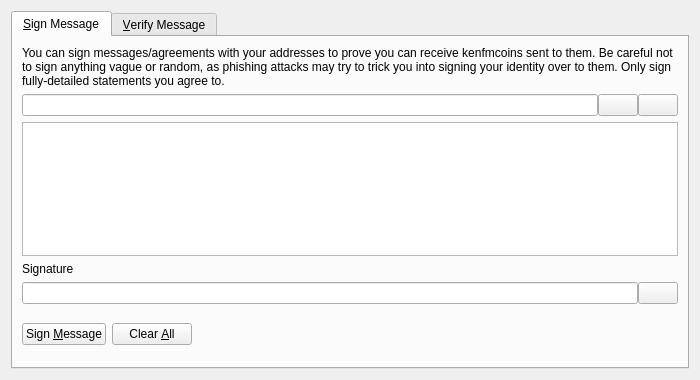
<?xml version="1.0" encoding="UTF-8"?>
<ui version="4.0">
 <class>SignVerifyMessageDialog</class>
 <widget class="QDialog" name="SignVerifyMessageDialog">
  <property name="geometry">
   <rect>
    <x>0</x>
    <y>0</y>
    <width>700</width>
    <height>380</height>
   </rect>
  </property>
  <property name="windowTitle">
   <string>Signatures - Sign / Verify a Message</string>
  </property>
  <property name="modal">
   <bool>true</bool>
  </property>
  <layout class="QVBoxLayout" name="verticalLayout">
   <item>
    <widget class="QTabWidget" name="tabWidget">
     <property name="currentIndex">
      <number>0</number>
     </property>
     <widget class="QWidget" name="tabSignMessage">
      <attribute name="title">
       <string>&amp;Sign Message</string>
      </attribute>
      <layout class="QVBoxLayout" name="verticalLayout_SM">
       <item>
        <widget class="QLabel" name="infoLabel_SM">
         <property name="text">
          <string>You can sign messages/agreements with your addresses to prove you can receive kenfmcoins sent to them. Be careful not to sign anything vague or random, as phishing attacks may try to trick you into signing your identity over to them. Only sign fully-detailed statements you agree to.</string>
         </property>
         <property name="textFormat">
          <enum>Qt::PlainText</enum>
         </property>
         <property name="wordWrap">
          <bool>true</bool>
         </property>
        </widget>
       </item>
       <item>
        <layout class="QHBoxLayout" name="horizontalLayout_1_SM">
         <property name="spacing">
          <number>0</number>
         </property>
         <item>
          <widget class="QValidatedLineEdit" name="addressIn_SM">
           <property name="toolTip">
            <string>The KenFMcoin address to sign the message with</string>
           </property>
          </widget>
         </item>
         <item>
          <widget class="QPushButton" name="addressBookButton_SM">
           <property name="toolTip">
            <string>Choose previously used address</string>
           </property>
           <property name="text">
            <string/>
           </property>
           <property name="icon">
            <iconset resource="../kenfmcoin.qrc">
             <normaloff>:/icons/address-book</normaloff>:/icons/address-book</iconset>
           </property>
           <property name="shortcut">
            <string>Alt+A</string>
           </property>
           <property name="autoDefault">
            <bool>false</bool>
           </property>
          </widget>
         </item>
         <item>
          <widget class="QPushButton" name="pasteButton_SM">
           <property name="toolTip">
            <string>Paste address from clipboard</string>
           </property>
           <property name="text">
            <string/>
           </property>
           <property name="icon">
            <iconset resource="../kenfmcoin.qrc">
             <normaloff>:/icons/editpaste</normaloff>:/icons/editpaste</iconset>
           </property>
           <property name="shortcut">
            <string>Alt+P</string>
           </property>
           <property name="autoDefault">
            <bool>false</bool>
           </property>
          </widget>
         </item>
        </layout>
       </item>
       <item>
        <widget class="QPlainTextEdit" name="messageIn_SM">
         <property name="toolTip">
          <string>Enter the message you want to sign here</string>
         </property>
        </widget>
       </item>
       <item>
        <widget class="QLabel" name="signatureLabel_SM">
         <property name="text">
          <string>Signature</string>
         </property>
         <property name="textFormat">
          <enum>Qt::PlainText</enum>
         </property>
        </widget>
       </item>
       <item>
        <layout class="QHBoxLayout" name="horizontalLayout_2_SM">
         <property name="spacing">
          <number>0</number>
         </property>
         <item>
          <widget class="QLineEdit" name="signatureOut_SM">
           <property name="font">
            <font>
             <italic>true</italic>
            </font>
           </property>
           <property name="readOnly">
            <bool>true</bool>
           </property>
          </widget>
         </item>
         <item>
          <widget class="QPushButton" name="copySignatureButton_SM">
           <property name="toolTip">
            <string>Copy the current signature to the system clipboard</string>
           </property>
           <property name="text">
            <string/>
           </property>
           <property name="icon">
            <iconset resource="../kenfmcoin.qrc">
             <normaloff>:/icons/editcopy</normaloff>:/icons/editcopy</iconset>
           </property>
           <property name="autoDefault">
            <bool>false</bool>
           </property>
          </widget>
         </item>
        </layout>
       </item>
       <item>
        <layout class="QHBoxLayout" name="horizontalLayout_3_SM">
         <item>
          <widget class="QPushButton" name="signMessageButton_SM">
           <property name="toolTip">
            <string>Sign the message to prove you own this KenFMcoin address</string>
           </property>
           <property name="text">
            <string>Sign &amp;Message</string>
           </property>
           <property name="icon">
            <iconset resource="../kenfmcoin.qrc">
             <normaloff>:/icons/edit</normaloff>:/icons/edit</iconset>
           </property>
           <property name="autoDefault">
            <bool>false</bool>
           </property>
          </widget>
         </item>
         <item>
          <widget class="QPushButton" name="clearButton_SM">
           <property name="toolTip">
            <string>Reset all sign message fields</string>
           </property>
           <property name="text">
            <string>Clear &amp;All</string>
           </property>
           <property name="icon">
            <iconset resource="../kenfmcoin.qrc">
             <normaloff>:/icons/remove</normaloff>:/icons/remove</iconset>
           </property>
           <property name="autoDefault">
            <bool>false</bool>
           </property>
          </widget>
         </item>
         <item>
          <spacer name="horizontalSpacer_1_SM">
           <property name="orientation">
            <enum>Qt::Horizontal</enum>
           </property>
           <property name="sizeHint" stdset="0">
            <size>
             <width>40</width>
             <height>48</height>
            </size>
           </property>
          </spacer>
         </item>
         <item>
          <widget class="QLabel" name="statusLabel_SM">
           <property name="font">
            <font>
             <weight>75</weight>
             <bold>true</bold>
            </font>
           </property>
           <property name="text">
            <string/>
           </property>
           <property name="wordWrap">
            <bool>true</bool>
           </property>
          </widget>
         </item>
         <item>
          <spacer name="horizontalSpacer_2_SM">
           <property name="orientation">
            <enum>Qt::Horizontal</enum>
           </property>
           <property name="sizeHint" stdset="0">
            <size>
             <width>40</width>
             <height>48</height>
            </size>
           </property>
          </spacer>
         </item>
        </layout>
       </item>
      </layout>
     </widget>
     <widget class="QWidget" name="tabVerifyMessage">
      <attribute name="title">
       <string>&amp;Verify Message</string>
      </attribute>
      <layout class="QVBoxLayout" name="verticalLayout_VM">
       <item>
        <widget class="QLabel" name="infoLabel_VM">
         <property name="text">
          <string>Enter the receiver's address, message (ensure you copy line breaks, spaces, tabs, etc. exactly) and signature below to verify the message. Be careful not to read more into the signature than what is in the signed message itself, to avoid being tricked by a man-in-the-middle attack. Note that this only proves the signing party receives with the address, it cannot prove sendership of any transaction!</string>
         </property>
         <property name="textFormat">
          <enum>Qt::PlainText</enum>
         </property>
         <property name="alignment">
          <set>Qt::AlignLeading|Qt::AlignLeft|Qt::AlignTop</set>
         </property>
         <property name="wordWrap">
          <bool>true</bool>
         </property>
        </widget>
       </item>
       <item>
        <layout class="QHBoxLayout" name="horizontalLayout_1_VM">
         <property name="spacing">
          <number>0</number>
         </property>
         <item>
          <widget class="QValidatedLineEdit" name="addressIn_VM">
           <property name="toolTip">
            <string>The KenFMcoin address the message was signed with</string>
           </property>
          </widget>
         </item>
         <item>
          <widget class="QPushButton" name="addressBookButton_VM">
           <property name="toolTip">
            <string>Choose previously used address</string>
           </property>
           <property name="text">
            <string/>
           </property>
           <property name="icon">
            <iconset resource="../kenfmcoin.qrc">
             <normaloff>:/icons/address-book</normaloff>:/icons/address-book</iconset>
           </property>
           <property name="shortcut">
            <string>Alt+A</string>
           </property>
           <property name="autoDefault">
            <bool>false</bool>
           </property>
          </widget>
         </item>
        </layout>
       </item>
       <item>
        <widget class="QPlainTextEdit" name="messageIn_VM"/>
       </item>
       <item>
        <widget class="QValidatedLineEdit" name="signatureIn_VM"/>
       </item>
       <item>
        <layout class="QHBoxLayout" name="horizontalLayout_2_VM">
         <item>
          <widget class="QPushButton" name="verifyMessageButton_VM">
           <property name="toolTip">
            <string>Verify the message to ensure it was signed with the specified KenFMcoin address</string>
           </property>
           <property name="text">
            <string>Verify &amp;Message</string>
           </property>
           <property name="icon">
            <iconset resource="../kenfmcoin.qrc">
             <normaloff>:/icons/transaction_0</normaloff>:/icons/transaction_0</iconset>
           </property>
           <property name="autoDefault">
            <bool>false</bool>
           </property>
          </widget>
         </item>
         <item>
          <widget class="QPushButton" name="clearButton_VM">
           <property name="toolTip">
            <string>Reset all verify message fields</string>
           </property>
           <property name="text">
            <string>Clear &amp;All</string>
           </property>
           <property name="icon">
            <iconset resource="../kenfmcoin.qrc">
             <normaloff>:/icons/remove</normaloff>:/icons/remove</iconset>
           </property>
           <property name="autoDefault">
            <bool>false</bool>
           </property>
          </widget>
         </item>
         <item>
          <spacer name="horizontalSpacer_1_VM">
           <property name="orientation">
            <enum>Qt::Horizontal</enum>
           </property>
           <property name="sizeHint" stdset="0">
            <size>
             <width>40</width>
             <height>48</height>
            </size>
           </property>
          </spacer>
         </item>
         <item>
          <widget class="QLabel" name="statusLabel_VM">
           <property name="font">
            <font>
             <weight>75</weight>
             <bold>true</bold>
            </font>
           </property>
           <property name="text">
            <string/>
           </property>
           <property name="wordWrap">
            <bool>true</bool>
           </property>
          </widget>
         </item>
         <item>
          <spacer name="horizontalSpacer_2_VM">
           <property name="orientation">
            <enum>Qt::Horizontal</enum>
           </property>
           <property name="sizeHint" stdset="0">
            <size>
             <width>40</width>
             <height>48</height>
            </size>
           </property>
          </spacer>
         </item>
        </layout>
       </item>
      </layout>
     </widget>
    </widget>
   </item>
  </layout>
 </widget>
 <customwidgets>
  <customwidget>
   <class>QValidatedLineEdit</class>
   <extends>QLineEdit</extends>
   <header>qvalidatedlineedit.h</header>
  </customwidget>
 </customwidgets>
 <resources>
  <include location="../kenfmcoin.qrc"/>
 </resources>
 <connections/>
</ui>
